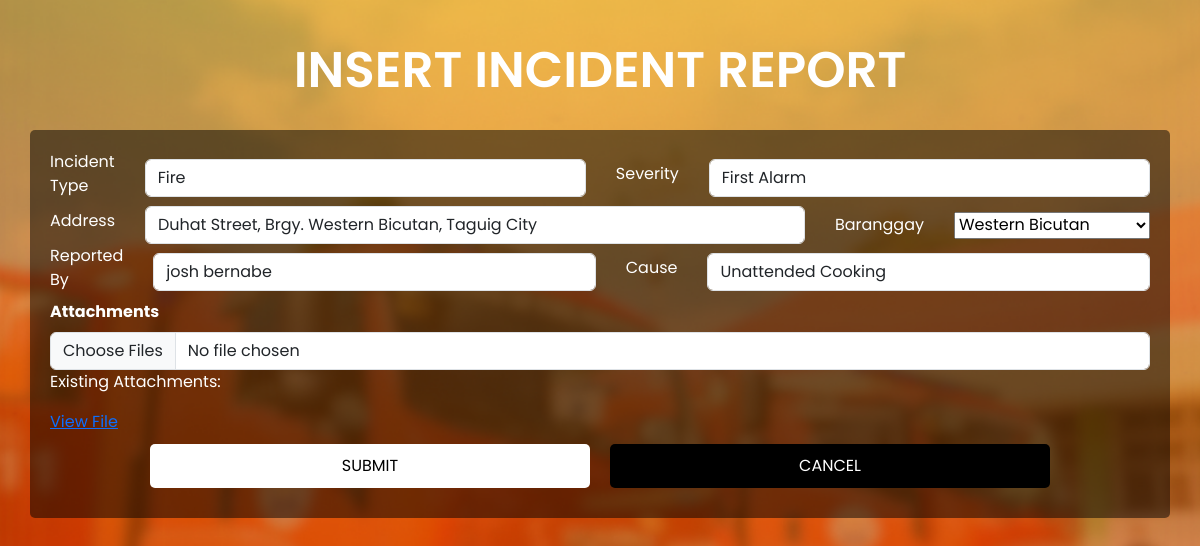
Page /incident/IncidentCreate.php?id=55 (signed in) on the committed database.
### tables this page shows
CREATE TABLE `incidents` (
  `incident_id` int(11) NOT NULL,
  `incident_type` varchar(100) NOT NULL,
  `severity_id` int(11) DEFAULT NULL,
  `location` text NOT NULL,
  `address` varchar(255) DEFAULT NULL,
  `reported_by` varchar(255) NOT NULL,
  `reported_time` datetime DEFAULT current_timestamp(),
  `status_id` int(11) DEFAULT NULL,
  `cause` enum('Electrical Faults','Unattended Cooking','Candles & Open Flames','Smoking Indoors','Gas Leaks','Flammable Liquids','Children Playing with Fire','Heating Equipment','Faulty Appliances','Arson') DEFAULT NULL,
  `attachments` text DEFAULT NULL,
  `actions_taken` varchar(255) DEFAULT NULL,
  `barangay_id` int(11) DEFAULT NULL
);

CREATE TABLE `severity` (
  `id` int(11) NOT NULL,
  `level` varchar(20) NOT NULL
);

CREATE TABLE `barangays` (
  `barangay_id` int(11) NOT NULL,
  `barangay_name` varchar(255) NOT NULL
);

### incident/IncidentCreate.php (the view, shortened to what this page needs)
<?php
require '../includes/config.php';
$severity_sql = "SELECT id, level FROM severity ORDER BY id ASC";
$severity_result = $conn->query($severity_sql);
$barangay_sql = "SELECT barangay_id, barangay_name FROM barangays ORDER BY barangay_name ASC";
$barangay_result = $conn->query($barangay_sql);
$incident_id = $_GET['id'] ?? null;
$incident = null;
if ($incident_id) {
    $incident_sql = "SELECT * FROM incidents WHERE incident_id = ?";
    $stmt = $conn->prepare($incident_sql);
    $stmt->bind_param("i", $incident_id);
    $stmt->execute();
    $incident = $stmt->get_result()->fetch_assoc();
}
?>
<!DOCTYPE html>
<html lang="en">
<head>
    <link rel="stylesheet" href="IncidentCreate.css">
    <link href="https://cdn.jsdelivr.net/npm/bootstrap@5.3.0/dist/css/bootstrap.min.css" rel="stylesheet">
</head>
<body>
    <div class="incident-container">
    <h1 class="incident-header">INSERT INCIDENT REPORT</h1>
        <form action="" method="POST" enctype="multipart/form-data" class="incident-info" novalidate>
            <div class="incident-details">
                <label for="incident_type" class="form-label"><strong>Incident Type</strong></label>
                <input type="text" class="form-control" id="incident_type" name="incident_type" value="<?php echo htmlspecialchars($incident['incident_type'] ?? ''); ?>" required>
                <label for="severity_id" class="form-label"><strong>Severity</strong></label>
                <select class="form-control" id="severity_id" name="severity_id" required>
                    <?php while ($severity = $severity_result->fetch_assoc()): ?>
                        <option value="<?php echo $severity['id']; ?>" <?php echo isset($incident['severity_id']) && $incident['severity_id'] == $severity['id'] ? 'selected' : ''; ?>>
                            <?php echo htmlspecialchars($severity['level']); ?>
                        </option>
                    <?php endwhile; ?>
                </select>
            </div>
            <div class="incident-details">
                <label for="address" class="form-label"><strong>Address</strong></label>
                <input type="text" class="form-control" id="address" name="address" value="<?php echo htmlspecialchars($incident['address'] ?? ''); ?>" required>
                <label for="barangay_id"><strong>Baranggay</strong></label>
                <select name="barangay_id" required>
                    <?php while ($barangay = $barangay_result->fetch_assoc()): ?>
                        <option value="<?php echo $barangay['barangay_id']; ?>" <?php echo (isset($incident['barangay_id']) && $incident['barangay_id'] == $barangay['barangay_id']) ? 'selected' : ''; ?>>
                            <?php echo htmlspecialchars($barangay['barangay_name']); ?>
                        </option>
                    <?php endwhile; ?>
                </select>
            </div>
            <div class="incident-details">
                <label for="reported_by" class="form-label"><strong>Reported By</strong></label>
                <input type="text" class="form-control" id="reported_by" name="reported_by" value="<?php echo htmlspecialchars($incident['reported_by'] ?? ''); ?>" required>
                <label for="cause" class="form-label"><strong>Cause</strong></label>
                <select class="form-control" id="cause" name="cause" required>
                    <?php
                    $causes = [
                        'Electrical Faults', 'Unattended Cooking', 'Candles & Open Flames',
                        'Smoking Indoors', 'Gas Leaks', 'Flammable Liquids',
                        'Children Playing with Fire', 'Heating Equipment',
                        'Faulty Appliances', 'Arson'
                    ];
                    foreach ($causes as $cause_option): ?>
                        <option value="<?php echo $cause_option; ?>" <?php echo (isset($incident['cause']) && $incident['cause'] == $cause_option) ? 'selected' : ''; ?>>
                            <?php echo $cause_option; ?>
                        </option>
                    <?php endforeach; ?>
                </select>
            </div>
            <div class="incident-picture">
                <label for="attachments" class="form-label"><strong>Attachments</strong></label>
                <input type="file" class="form-control" id="attachments" name="attachments[]" multiple>
                <?php if (!empty($incident['attachments'])): ?>
                    <p>Existing Attachments:</p>
                    <?php
                    $files = explode(',', $incident['attachments']);
                    foreach ($files as $file): ?>
                        <a href="<?php echo htmlspecialchars($file); ?>" target="_blank">View File</a><br>
                    <?php endforeach; ?>
                <?php endif; ?>
            </div>
            <div class="incident-button">
                <button type="submit" class="submit-btn">SUBMIT</button>
                <a href="IncidentIndex.php" class="cancel-btn">CANCEL</a>
            </div>
        </form>
    </div>
</body>
</html>

### incident/IncidentCreate.css (style rules this page uses)
html { font-family: Poppins, 'Segoe UI', Tahoma, Geneva, Verdana, sans-serif; }
body { background: url('LoginRegister.png') no-repeat center center/cover; min-height: 100vh; min-height: 100dvh; }
.incident-container { display: flex; flex-direction: column; margin: 20px; font-family: Poppins, 'Segoe UI', Tahoma, Geneva, Verdana, sans-serif; }
.incident-header { font-size: 50px; text-align: center; font-weight: 600; margin-bottom: 20px; margin-top: 20px; color: white; }
.incident-info { display: flex; flex-direction: column; background-color: rgba(0, 0, 0, 0.5); border-radius: 5px; padding: 20px; margin: 10px; color: white; }
.incident-details { display: flex; flex-direction: row; align-items: center; margin-right: 15px; gap: 30px; color: white; font: 50px; font-weight: 200; width: 100%; }
.incident-button { display: flex; flex-direction: row; align-items: center; justify-content: center; }
.cancel-btn { display: flex; flex-direction: row; align-items: center; justify-content: center; padding: 10px; margin: 10px; text-decoration: none; font-weight: 400; color: white; background-color: black; border-radius: 5px; width: 40%; }
.submit-btn { display: flex; flex-direction: row; align-items: center; justify-content: center; padding: 10px; margin: 10px; text-decoration: none; font-weight: 400; color: black; background-color: white; border-radius: 5px; width: 40%; border: none; }

### rows in the picture
incidents: incident_type "Fire", severity_id "First Alarm", address "Duhat Street, Brgy. Western Bicutan, Taguig City", barangay_id "Western Bicutan", reported_by "josh bernabe", cause "Unattended Cooking"
